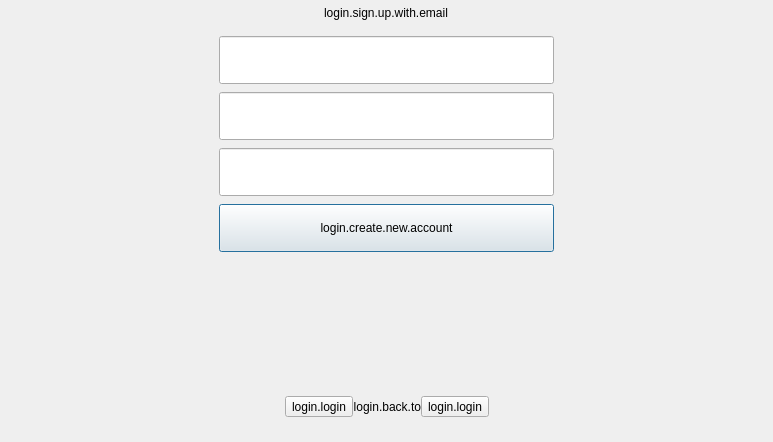
<?xml version="1.0" encoding="UTF-8"?>
<ui version="4.0">
 <class>SignupWithEmailView</class>
 <widget class="QFrame" name="SignupWithEmailView">
  <property name="geometry">
   <rect>
    <x>0</x>
    <y>0</y>
    <width>773</width>
    <height>442</height>
   </rect>
  </property>
  <property name="windowTitle">
   <string>Form</string>
  </property>
  <layout class="QGridLayout" name="gridLayout">
   <property name="leftMargin">
    <number>0</number>
   </property>
   <property name="topMargin">
    <number>0</number>
   </property>
   <property name="rightMargin">
    <number>0</number>
   </property>
   <property name="bottomMargin">
    <number>0</number>
   </property>
   <property name="spacing">
    <number>0</number>
   </property>
   <item row="0" column="0">
    <layout class="QVBoxLayout" name="verticalLayout_3">
     <property name="spacing">
      <number>0</number>
     </property>
     <item>
      <layout class="QHBoxLayout" name="horizontalLayout_3">
       <property name="spacing">
        <number>0</number>
       </property>
       <item>
        <spacer name="horizontalSpacer_3">
         <property name="orientation">
          <enum>Qt::Orientation::Horizontal</enum>
         </property>
         <property name="sizeType">
          <enum>QSizePolicy::Policy::Fixed</enum>
         </property>
         <property name="sizeHint" stdset="0">
          <size>
           <width>219</width>
           <height>20</height>
          </size>
         </property>
        </spacer>
       </item>
       <item>
        <layout class="QVBoxLayout" name="verticalLayout">
         <property name="spacing">
          <number>0</number>
         </property>
         <property name="topMargin">
          <number>6</number>
         </property>
         <item>
          <spacer name="verticalSpacer_6">
           <property name="orientation">
            <enum>Qt::Orientation::Vertical</enum>
           </property>
           <property name="sizeType">
            <enum>QSizePolicy::Policy::Fixed</enum>
           </property>
           <property name="sizeHint" stdset="0">
            <size>
             <width>20</width>
             <height>0</height>
            </size>
           </property>
          </spacer>
         </item>
         <item alignment="Qt::AlignmentFlag::AlignHCenter">
          <widget class="QLabel" name="signUpWithEmailLabel">
           <property name="sizePolicy">
            <sizepolicy hsizetype="Preferred" vsizetype="Preferred">
             <horstretch>0</horstretch>
             <verstretch>0</verstretch>
            </sizepolicy>
           </property>
           <property name="text">
            <string>login.sign.up.with.email</string>
           </property>
           <property name="alignment">
            <set>Qt::AlignmentFlag::AlignJustify|Qt::AlignmentFlag::AlignVCenter</set>
           </property>
          </widget>
         </item>
         <item>
          <spacer name="verticalSpacer_7">
           <property name="orientation">
            <enum>Qt::Orientation::Vertical</enum>
           </property>
           <property name="sizeType">
            <enum>QSizePolicy::Policy::Fixed</enum>
           </property>
           <property name="sizeHint" stdset="0">
            <size>
             <width>20</width>
             <height>16</height>
            </size>
           </property>
          </spacer>
         </item>
         <item>
          <widget class="PLSLineEdit" name="signEmailAddressLineEdit">
           <property name="sizePolicy">
            <sizepolicy hsizetype="Preferred" vsizetype="Preferred">
             <horstretch>0</horstretch>
             <verstretch>0</verstretch>
            </sizepolicy>
           </property>
           <property name="minimumSize">
            <size>
             <width>270</width>
             <height>48</height>
            </size>
           </property>
          </widget>
         </item>
         <item>
          <spacer name="verticalSpacer_8">
           <property name="orientation">
            <enum>Qt::Orientation::Vertical</enum>
           </property>
           <property name="sizeType">
            <enum>QSizePolicy::Policy::Fixed</enum>
           </property>
           <property name="sizeHint" stdset="0">
            <size>
             <width>20</width>
             <height>8</height>
            </size>
           </property>
          </spacer>
         </item>
         <item>
          <widget class="PLSLineEdit" name="signUsernameLineEdit">
           <property name="sizePolicy">
            <sizepolicy hsizetype="Preferred" vsizetype="Preferred">
             <horstretch>0</horstretch>
             <verstretch>0</verstretch>
            </sizepolicy>
           </property>
           <property name="minimumSize">
            <size>
             <width>270</width>
             <height>48</height>
            </size>
           </property>
          </widget>
         </item>
         <item>
          <spacer name="verticalSpacer_9">
           <property name="orientation">
            <enum>Qt::Orientation::Vertical</enum>
           </property>
           <property name="sizeType">
            <enum>QSizePolicy::Policy::Fixed</enum>
           </property>
           <property name="sizeHint" stdset="0">
            <size>
             <width>20</width>
             <height>8</height>
            </size>
           </property>
          </spacer>
         </item>
         <item>
          <widget class="LoginPasswordLineEdit" name="lineEdit">
           <property name="minimumSize">
            <size>
             <width>270</width>
             <height>48</height>
            </size>
           </property>
          </widget>
         </item>
         <item>
          <spacer name="verticalSpacer_10">
           <property name="orientation">
            <enum>Qt::Orientation::Vertical</enum>
           </property>
           <property name="sizeType">
            <enum>QSizePolicy::Policy::Fixed</enum>
           </property>
           <property name="sizeHint" stdset="0">
            <size>
             <width>20</width>
             <height>8</height>
            </size>
           </property>
          </spacer>
         </item>
         <item>
          <widget class="QPushButton" name="createNewAccountBtn">
           <property name="sizePolicy">
            <sizepolicy hsizetype="Preferred" vsizetype="Fixed">
             <horstretch>0</horstretch>
             <verstretch>0</verstretch>
            </sizepolicy>
           </property>
           <property name="minimumSize">
            <size>
             <width>270</width>
             <height>48</height>
            </size>
           </property>
           <property name="text">
            <string>login.create.new.account</string>
           </property>
           <property name="autoDefault">
            <bool>true</bool>
           </property>
           <property name="default">
            <bool>true</bool>
           </property>
           <property name="flat">
            <bool>false</bool>
           </property>
          </widget>
         </item>
         <item>
          <spacer name="verticalSpacer_5">
           <property name="orientation">
            <enum>Qt::Orientation::Vertical</enum>
           </property>
           <property name="sizeType">
            <enum>QSizePolicy::Policy::Fixed</enum>
           </property>
           <property name="sizeHint" stdset="0">
            <size>
             <width>10</width>
             <height>10</height>
            </size>
           </property>
          </spacer>
         </item>
        </layout>
       </item>
       <item>
        <spacer name="horizontalSpacer_4">
         <property name="orientation">
          <enum>Qt::Orientation::Horizontal</enum>
         </property>
         <property name="sizeType">
          <enum>QSizePolicy::Policy::Fixed</enum>
         </property>
         <property name="sizeHint" stdset="0">
          <size>
           <width>219</width>
           <height>20</height>
          </size>
         </property>
        </spacer>
       </item>
      </layout>
     </item>
     <item>
      <layout class="QHBoxLayout" name="horizontalLayout_5">
       <item>
        <spacer name="horizontalSpacer_8">
         <property name="orientation">
          <enum>Qt::Orientation::Horizontal</enum>
         </property>
         <property name="sizeType">
          <enum>QSizePolicy::Policy::Fixed</enum>
         </property>
         <property name="sizeHint" stdset="0">
          <size>
           <width>75</width>
           <height>20</height>
          </size>
         </property>
        </spacer>
       </item>
       <item>
        <widget class="QLabel" name="signTipsLabel">
         <property name="sizePolicy">
          <sizepolicy hsizetype="Preferred" vsizetype="Preferred">
           <horstretch>0</horstretch>
           <verstretch>0</verstretch>
          </sizepolicy>
         </property>
         <property name="minimumSize">
          <size>
           <width>580</width>
           <height>26</height>
          </size>
         </property>
         <property name="text">
          <string/>
         </property>
         <property name="alignment">
          <set>Qt::AlignmentFlag::AlignCenter</set>
         </property>
        </widget>
       </item>
       <item>
        <spacer name="horizontalSpacer_7">
         <property name="orientation">
          <enum>Qt::Orientation::Horizontal</enum>
         </property>
         <property name="sizeType">
          <enum>QSizePolicy::Policy::Fixed</enum>
         </property>
         <property name="sizeHint" stdset="0">
          <size>
           <width>75</width>
           <height>20</height>
          </size>
         </property>
        </spacer>
       </item>
      </layout>
     </item>
     <item>
      <layout class="QVBoxLayout" name="verticalLayout_4">
       <property name="spacing">
        <number>0</number>
       </property>
       <property name="bottomMargin">
        <number>0</number>
       </property>
       <item>
        <spacer name="verticalSpacer">
         <property name="orientation">
          <enum>Qt::Orientation::Vertical</enum>
         </property>
         <property name="sizeType">
          <enum>QSizePolicy::Policy::Fixed</enum>
         </property>
         <property name="sizeHint" stdset="0">
          <size>
           <width>20</width>
           <height>46</height>
          </size>
         </property>
        </spacer>
       </item>
       <item alignment="Qt::AlignmentFlag::AlignHCenter">
        <widget class="QLabel" name="signupWithLabel">
         <property name="enabled">
          <bool>true</bool>
         </property>
         <property name="sizePolicy">
          <sizepolicy hsizetype="Preferred" vsizetype="Preferred">
           <horstretch>0</horstretch>
           <verstretch>0</verstretch>
          </sizepolicy>
         </property>
         <property name="text">
          <string/>
         </property>
         <property name="scaledContents">
          <bool>true</bool>
         </property>
        </widget>
       </item>
      </layout>
     </item>
     <item>
      <layout class="QHBoxLayout" name="horizontalLayout_4">
       <property name="spacing">
        <number>0</number>
       </property>
       <item>
        <spacer name="horizontalSpacer_5">
         <property name="orientation">
          <enum>Qt::Orientation::Horizontal</enum>
         </property>
         <property name="sizeType">
          <enum>QSizePolicy::Policy::Expanding</enum>
         </property>
         <property name="sizeHint" stdset="0">
          <size>
           <width>0</width>
           <height>20</height>
          </size>
         </property>
        </spacer>
       </item>
       <item>
        <layout class="QVBoxLayout" name="verticalLayout_2">
         <property name="spacing">
          <number>0</number>
         </property>
         <item>
          <spacer name="verticalSpacer_4">
           <property name="orientation">
            <enum>Qt::Orientation::Vertical</enum>
           </property>
           <property name="sizeType">
            <enum>QSizePolicy::Policy::Fixed</enum>
           </property>
           <property name="sizeHint" stdset="0">
            <size>
             <width>20</width>
             <height>15</height>
            </size>
           </property>
          </spacer>
         </item>
         <item>
          <layout class="QHBoxLayout" name="horizontalLayout">
           <property name="spacing">
            <number>14</number>
           </property>
          </layout>
         </item>
         <item>
          <spacer name="verticalSpacer_3">
           <property name="orientation">
            <enum>Qt::Orientation::Vertical</enum>
           </property>
           <property name="sizeType">
            <enum>QSizePolicy::Policy::Fixed</enum>
           </property>
           <property name="sizeHint" stdset="0">
            <size>
             <width>20</width>
             <height>33</height>
            </size>
           </property>
          </spacer>
         </item>
         <item>
          <layout class="QHBoxLayout" name="horizontalLayout_2">
           <property name="spacing">
            <number>0</number>
           </property>
           <item>
            <spacer name="horizontalSpacer">
             <property name="orientation">
              <enum>Qt::Orientation::Horizontal</enum>
             </property>
             <property name="sizeHint" stdset="0">
              <size>
               <width>95</width>
               <height>20</height>
              </size>
             </property>
            </spacer>
           </item>
           <item>
            <widget class="QToolButton" name="signLoginBtn_2">
             <property name="text">
              <string>login.login</string>
             </property>
            </widget>
           </item>
           <item alignment="Qt::AlignmentFlag::AlignRight">
            <widget class="QLabel" name="signBackToLabel">
             <property name="sizePolicy">
              <sizepolicy hsizetype="Preferred" vsizetype="Preferred">
               <horstretch>0</horstretch>
               <verstretch>0</verstretch>
              </sizepolicy>
             </property>
             <property name="text">
              <string>login.back.to</string>
             </property>
             <property name="alignment">
              <set>Qt::AlignmentFlag::AlignRight|Qt::AlignmentFlag::AlignTrailing|Qt::AlignmentFlag::AlignVCenter</set>
             </property>
            </widget>
           </item>
           <item>
            <widget class="QToolButton" name="signLoginBtn">
             <property name="sizePolicy">
              <sizepolicy hsizetype="Preferred" vsizetype="Preferred">
               <horstretch>0</horstretch>
               <verstretch>0</verstretch>
              </sizepolicy>
             </property>
             <property name="text">
              <string>login.login</string>
             </property>
             <property name="toolButtonStyle">
              <enum>Qt::ToolButtonStyle::ToolButtonTextOnly</enum>
             </property>
            </widget>
           </item>
           <item>
            <spacer name="horizontalSpacer_2">
             <property name="orientation">
              <enum>Qt::Orientation::Horizontal</enum>
             </property>
             <property name="sizeHint" stdset="0">
              <size>
               <width>95</width>
               <height>20</height>
              </size>
             </property>
            </spacer>
           </item>
          </layout>
         </item>
         <item>
          <spacer name="verticalSpacer_2">
           <property name="orientation">
            <enum>Qt::Orientation::Vertical</enum>
           </property>
           <property name="sizeType">
            <enum>QSizePolicy::Policy::Preferred</enum>
           </property>
           <property name="sizeHint" stdset="0">
            <size>
             <width>20</width>
             <height>40</height>
            </size>
           </property>
          </spacer>
         </item>
        </layout>
       </item>
       <item>
        <spacer name="horizontalSpacer_6">
         <property name="orientation">
          <enum>Qt::Orientation::Horizontal</enum>
         </property>
         <property name="sizeType">
          <enum>QSizePolicy::Policy::Expanding</enum>
         </property>
         <property name="sizeHint" stdset="0">
          <size>
           <width>0</width>
           <height>10</height>
          </size>
         </property>
        </spacer>
       </item>
      </layout>
     </item>
    </layout>
   </item>
  </layout>
 </widget>
 <customwidgets>
  <customwidget>
   <class>LoginPasswordLineEdit</class>
   <extends>QLineEdit</extends>
   <header>login-password-lineEdit.hpp</header>
  </customwidget>
  <customwidget>
   <class>PLSLineEdit</class>
   <extends>QLineEdit</extends>
   <header>PLSEdit.h</header>
  </customwidget>
 </customwidgets>
 <resources/>
 <connections/>
</ui>
